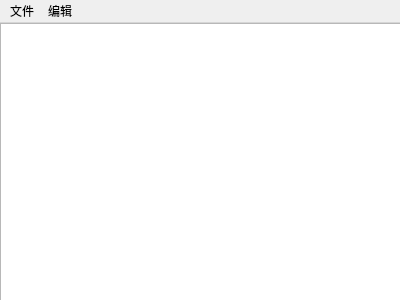
<?xml version="1.0" encoding="UTF-8"?>
<ui version="4.0">
 <class>Notepad</class>
 <widget class="QMainWindow" name="Notepad">
  <property name="geometry">
   <rect>
    <x>0</x>
    <y>0</y>
    <width>400</width>
    <height>300</height>
   </rect>
  </property>
  <property name="windowTitle">
   <string>Notepad</string>
  </property>
  <widget class="QWidget" name="centralWidget">
   <widget class="QTextEdit" name="textEdit">
    <property name="geometry">
     <rect>
      <x>0</x>
      <y>0</y>
      <width>401</width>
      <height>281</height>
     </rect>
    </property>
   </widget>
  </widget>
  <widget class="QMenuBar" name="menuBar">
   <property name="geometry">
    <rect>
     <x>0</x>
     <y>0</y>
     <width>400</width>
     <height>17</height>
    </rect>
   </property>
   <widget class="QMenu" name="menua">
    <property name="title">
     <string>文件</string>
    </property>
    <addaction name="actionNew"/>
    <addaction name="actionOpen"/>
    <addaction name="actionSave"/>
    <addaction name="actionSaveAs"/>
    <addaction name="separator"/>
    <addaction name="actionExit"/>
   </widget>
   <widget class="QMenu" name="menu">
    <property name="title">
     <string>编辑</string>
    </property>
    <addaction name="actionUndo"/>
    <addaction name="actionRedo"/>
    <addaction name="separator"/>
    <addaction name="actionCut"/>
    <addaction name="actionCopy"/>
    <addaction name="actionPaste"/>
    <addaction name="actionDel"/>
   </widget>
   <addaction name="menua"/>
   <addaction name="menu"/>
  </widget>
  <action name="actionOpen">
   <property name="text">
    <string>打开</string>
   </property>
  </action>
  <action name="actionSave">
   <property name="text">
    <string>保存</string>
   </property>
  </action>
  <action name="actionUndo">
   <property name="text">
    <string>撤销</string>
   </property>
  </action>
  <action name="actionRedo">
   <property name="text">
    <string>重做</string>
   </property>
  </action>
  <action name="actionExit">
   <property name="text">
    <string>退出</string>
   </property>
  </action>
  <action name="actionNew">
   <property name="text">
    <string>新建</string>
   </property>
  </action>
  <action name="actionSaveAs">
   <property name="text">
    <string>另存为</string>
   </property>
  </action>
  <action name="actionCut">
   <property name="text">
    <string>剪切</string>
   </property>
  </action>
  <action name="actionCopy">
   <property name="text">
    <string>复制</string>
   </property>
  </action>
  <action name="actionDel">
   <property name="text">
    <string>删除</string>
   </property>
  </action>
  <action name="actionPaste">
   <property name="text">
    <string>粘贴</string>
   </property>
  </action>
 </widget>
 <layoutdefault spacing="6" margin="11"/>
 <resources/>
 <connections/>
</ui>
